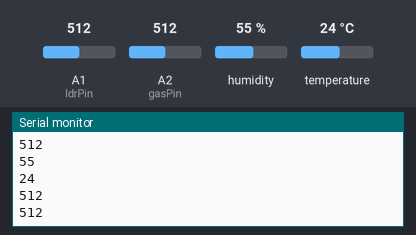
This sketch was run on a simulated Arduino Uno, built with avr-gcc and run on an emulated ATmega328P. On the bench: the last lines printed to the serial monitor. The test bench sets the inputs (shaded band); at power-on: humidity 55 %, A1 (ldrPin) = 512, A2 (gasPin) = 512, temperature 24 °C. WiFi joins after 1.5 s; servers stay silent unless stated.

Above: at 3.7 s.
3.8 s: humidity set to 22 %
At 5.3 s:
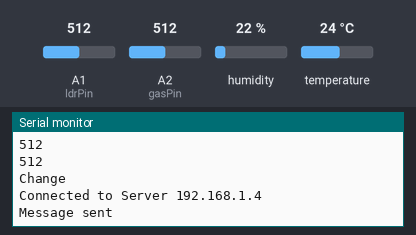
6.2 s: A1 (ldrPin) set to 716
At 6.94 s:
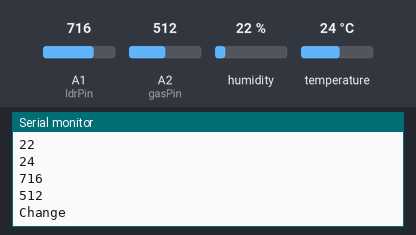
7.7 s: A2 (gasPin) set to 306
At 8.15 s:
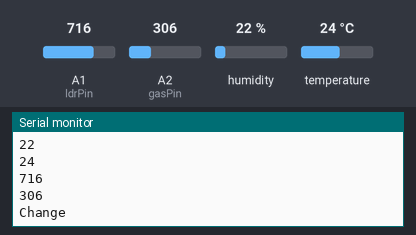
9.2 s: temperature set to 12 °C
At 10.6 s:
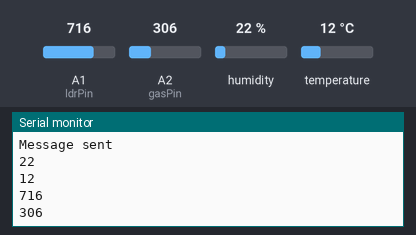
10.7 s: A1 (ldrPin) set to 992
At 11.6 s:
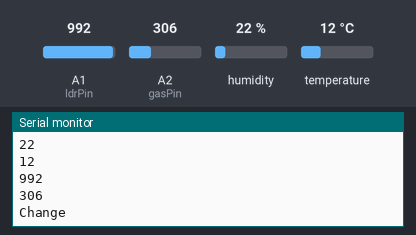
12.2 s: A2 (gasPin) set to 30
At 14.4 s:
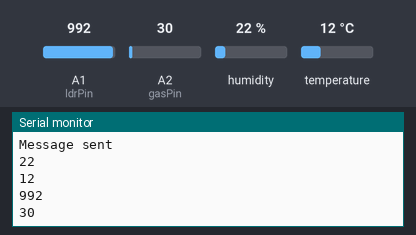
Timing chart, 0 to 14.7 s (numbered marks = the images above; inputs shaded):
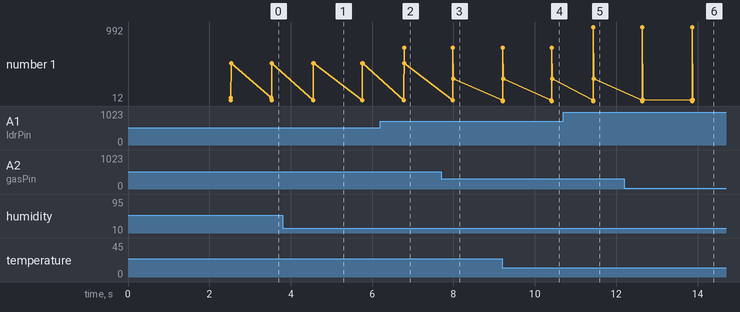

The sketch:

Sensors_Client.ino
```cpp
#include <SPI.h>
#include <Ethernet.h>
#include <DHT.h>

#define DHTTYPE DHT11

byte mac[] = {  0xDE, 0xFD, 0xBE, 0xEF, 0xFE, 0xED };

IPAddress server(192,168,1,4);
int serverPort = 1234;

EthernetClient client;

int dhtPin = A0;
int ldrPin = A1;
int gasPin = A2;

DHT dht(dhtPin, DHTTYPE);

int hum;
int temp;
int ldr;
int gas;

int lastHum = 0;
int lastTemp = 0;
int lastLdr = 0;
int lastGas = 0;

// Posicao do Sensor
int x = 1;
int y = 1;

void setup() {

  Serial.begin(9600);

  if (Ethernet.begin(mac) == 0) {
    Serial.println("Failed to configure Ethernet using DHCP");
    for(;;)
      ;
  }

  dht.begin();
  // Tempo para inicializacao
  delay(1000);

  lastHum = dht.readHumidity();
  lastTemp = dht.readTemperature();
  lastLdr = analogRead(ldrPin);
  lastGas = analogRead(gasPin);
}

void loop()
{

  hum = dht.readHumidity();
  temp = dht.readTemperature();
  ldr = analogRead(ldrPin);
  gas = analogRead(gasPin);

  Serial.println(hum);
  Serial.println(temp);
  Serial.println(ldr);
  Serial.println(gas);

  if(change(lastHum, hum) || change(lastTemp, temp) || change(lastLdr, ldr) || change(lastGas, gas)) {

    Serial.println("Change");
    lastHum = hum;
    lastTemp = temp;
    lastLdr = ldr;
    lastGas = gas;

    // Conecta ao servidor do sistema
    if (client.connect(server, serverPort)) {
      Serial.print("Connected to Server ");
      Serial.println(server);
      // Envia dados dos sensores para o servidor
      client.print(x);
      client.print(";");
      client.print(y);
      client.print(";");

      client.print(hum);
      client.print(";");

      client.print(temp);
      client.print(";");

      client.print(ldr);
      client.print(";");

      client.print(gas);
      client.print(";");

      client.println("");
      Serial.println("Message sent");
      client.stop();
    }
    else {
      Serial.println("connection failed");
    }
  }

  Serial.println("");
  // Espera 10 segundos para enviar de novo
  delay(1000);
}

boolean change(int x, int y) {
  if (y <= x * 0.9) {
    return true;
  }
  if (y >= x * 1.1) {
    return true;
  }
  return false;
}
```

Measured:
- after the input at 3.8 s, the serial monitor: prints a new line after 0.75 s (image 1)
- after the input at 6.2 s, the serial monitor: prints a new line after 0.59 s (image 2)
- after the input at 7.7 s, the serial monitor: prints a new line after 0.29 s (image 3)
- after the input at 9.2 s, the serial monitor: prints a new line at once (image 4)
- after the input at 10.7 s, the serial monitor: prints a new line after 0.74 s (image 5)
- after the input at 12.2 s, the serial monitor: prints a new line after 0.45 s (image 6)
- plotted number 1: 512 → 306 after the input at 7.7 s, 306 → 30 after the input at 12.2 s
